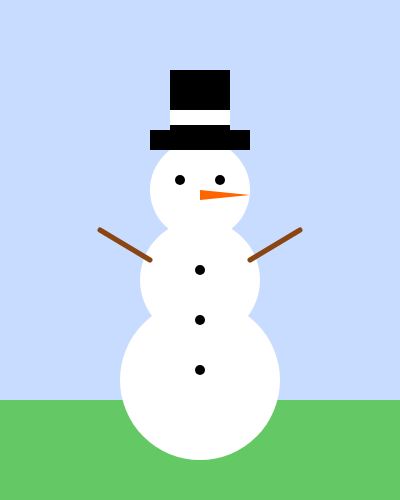
Frame 1 (no input)
Frame 60 (no input): identical to frame 1, image omitted
Frame 120 (the mouse pressed at the canvas centre since frame 60): identical to frame 1, image omitted

The p5.js sketch that drew this single still picture (run headless with seeded random() and noise() and a simulated clock; from frame 60 on, the mouse is pressed at the canvas centre):

// p5.js sketch
// ── sketch.js
function setup() {
  // Creiamo un canvas quadrato
  createCanvas(400, 500);

    // Sfondo azzurro chiaro
    background(200, 220, 255);
    noStroke();

    // terreno
    fill(100, 200, 100);
    rect(0, 400, 400, 100);
  
    // Colore bianco per il pupazzo
    fill(255);
    
    // Palla di neve grande (in basso)
    circle(200, 380, 160);
    
    // Palla di neve media (al centro)
    circle(200, 280, 120);
    
    // Palla di neve piccola (in alto - la testa)
    circle(200, 190, 100);

    // occhio sinistro
    fill(0);
    circle(180, 180, 10);

    // occhio destro
    circle(220, 180, 10);

    // naso arancione
    fill(255, 100, 0);
    triangle(200, 190, 200, 200, 250, 195);

    // cappello a ciliindro
    fill(0);
    rect(150, 130, 100, 20);
    rect(170, 70, 60, 60);

    // fascia cilindro
    fill(255, 255, 255);
    rect(170, 110, 60, 15);

    // braccio sinistro
    stroke(139, 69, 19);
    strokeWeight(5);
    line(100, 230, 150, 260);

    // braccio destro
    line(300, 230, 250, 260);

    // bottoni
    fill(0);
    noStroke();
    circle(200, 270, 10);
    circle(200, 320, 10);
    circle(200, 370, 10);
  
}

function draw() {

}
